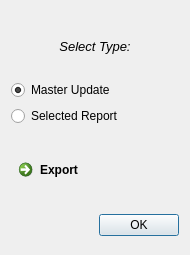
<?xml version="1.0" encoding="UTF-8"?>
<ui version="4.0">
 <class>expDlg</class>
 <widget class="QDialog" name="expDlg">
  <property name="geometry">
   <rect>
    <x>0</x>
    <y>0</y>
    <width>190</width>
    <height>255</height>
   </rect>
  </property>
  <property name="maximumSize">
   <size>
    <width>190</width>
    <height>255</height>
   </size>
  </property>
  <property name="windowTitle">
   <string>Export as CSV</string>
  </property>
  <layout class="QVBoxLayout" name="verticalLayout">
   <item>
    <spacer name="verticalSpacer_5">
     <property name="orientation">
      <enum>Qt::Vertical</enum>
     </property>
     <property name="sizeHint" stdset="0">
      <size>
       <width>20</width>
       <height>40</height>
      </size>
     </property>
    </spacer>
   </item>
   <item>
    <widget class="QLabel" name="label">
     <property name="font">
      <font>
       <pointsize>10</pointsize>
       <italic>true</italic>
       <bold>false</bold>
      </font>
     </property>
     <property name="text">
      <string>Select Type:</string>
     </property>
     <property name="alignment">
      <set>Qt::AlignCenter</set>
     </property>
    </widget>
   </item>
   <item>
    <spacer name="verticalSpacer_2">
     <property name="orientation">
      <enum>Qt::Vertical</enum>
     </property>
     <property name="sizeType">
      <enum>QSizePolicy::Fixed</enum>
     </property>
     <property name="sizeHint" stdset="0">
      <size>
       <width>20</width>
       <height>20</height>
      </size>
     </property>
    </spacer>
   </item>
   <item>
    <widget class="QRadioButton" name="mRadBut">
     <property name="text">
      <string>Master Update</string>
     </property>
     <property name="checked">
      <bool>true</bool>
     </property>
    </widget>
   </item>
   <item>
    <widget class="QRadioButton" name="rRadBut">
     <property name="text">
      <string>Selected Report</string>
     </property>
    </widget>
   </item>
   <item>
    <spacer name="verticalSpacer">
     <property name="orientation">
      <enum>Qt::Vertical</enum>
     </property>
     <property name="sizeType">
      <enum>QSizePolicy::Fixed</enum>
     </property>
     <property name="sizeHint" stdset="0">
      <size>
       <width>20</width>
       <height>20</height>
      </size>
     </property>
    </spacer>
   </item>
   <item>
    <widget class="QCommandLinkButton" name="commandLinkButton">
     <property name="layoutDirection">
      <enum>Qt::LeftToRight</enum>
     </property>
     <property name="text">
      <string>Export</string>
     </property>
    </widget>
   </item>
   <item>
    <spacer name="verticalSpacer_4">
     <property name="orientation">
      <enum>Qt::Vertical</enum>
     </property>
     <property name="sizeType">
      <enum>QSizePolicy::MinimumExpanding</enum>
     </property>
     <property name="sizeHint" stdset="0">
      <size>
       <width>20</width>
       <height>20</height>
      </size>
     </property>
    </spacer>
   </item>
   <item>
    <widget class="QDialogButtonBox" name="buttonBox">
     <property name="orientation">
      <enum>Qt::Horizontal</enum>
     </property>
     <property name="standardButtons">
      <set>QDialogButtonBox::Ok</set>
     </property>
    </widget>
   </item>
   <item>
    <spacer name="verticalSpacer_3">
     <property name="orientation">
      <enum>Qt::Vertical</enum>
     </property>
     <property name="sizeType">
      <enum>QSizePolicy::Maximum</enum>
     </property>
     <property name="sizeHint" stdset="0">
      <size>
       <width>20</width>
       <height>20</height>
      </size>
     </property>
    </spacer>
   </item>
  </layout>
 </widget>
 <resources/>
 <connections>
  <connection>
   <sender>buttonBox</sender>
   <signal>rejected()</signal>
   <receiver>expDlg</receiver>
   <slot>reject()</slot>
   <hints>
    <hint type="sourcelabel">
     <x>316</x>
     <y>260</y>
    </hint>
    <hint type="destinationlabel">
     <x>286</x>
     <y>274</y>
    </hint>
   </hints>
  </connection>
  <connection>
   <sender>buttonBox</sender>
   <signal>accepted()</signal>
   <receiver>expDlg</receiver>
   <slot>accept()</slot>
   <hints>
    <hint type="sourcelabel">
     <x>248</x>
     <y>254</y>
    </hint>
    <hint type="destinationlabel">
     <x>157</x>
     <y>274</y>
    </hint>
   </hints>
  </connection>
 </connections>
</ui>
